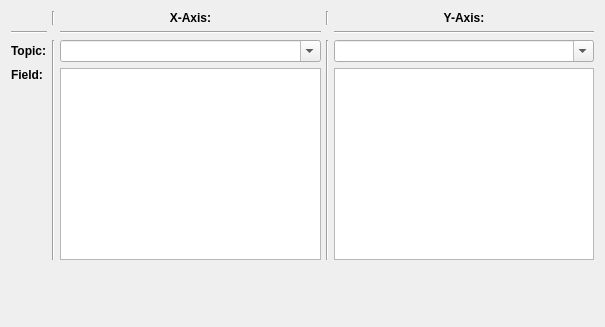
<?xml version="1.0" encoding="UTF-8"?>
<ui version="4.0">
 <class>plot_config_dialog</class>
 <widget class="QDialog" name="plot_config_dialog">
  <property name="geometry">
   <rect>
    <x>0</x>
    <y>0</y>
    <width>605</width>
    <height>327</height>
   </rect>
  </property>
  <property name="windowTitle">
   <string>Configure Plot</string>
  </property>
  <layout class="QGridLayout" name="gridLayout_2">
   <item row="0" column="0">
    <layout class="QVBoxLayout" name="verticalLayout">
     <item>
      <layout class="QGridLayout" name="gridLayout">
       <property name="horizontalSpacing">
        <number>5</number>
       </property>
       <item row="0" column="2">
        <widget class="QLabel" name="label_3">
         <property name="font">
          <font>
           <weight>75</weight>
           <bold>true</bold>
          </font>
         </property>
         <property name="text">
          <string>X-Axis:</string>
         </property>
         <property name="alignment">
          <set>Qt::AlignCenter</set>
         </property>
        </widget>
       </item>
       <item row="1" column="4">
        <widget class="Line" name="line_3">
         <property name="orientation">
          <enum>Qt::Horizontal</enum>
         </property>
        </widget>
       </item>
       <item row="2" column="2">
        <widget class="QComboBox" name="comboBox">
         <property name="sizePolicy">
          <sizepolicy hsizetype="MinimumExpanding" vsizetype="Fixed">
           <horstretch>0</horstretch>
           <verstretch>0</verstretch>
          </sizepolicy>
         </property>
         <property name="editable">
          <bool>true</bool>
         </property>
        </widget>
       </item>
       <item row="2" column="0">
        <widget class="QLabel" name="label">
         <property name="font">
          <font>
           <weight>75</weight>
           <bold>true</bold>
          </font>
         </property>
         <property name="text">
          <string>Topic:</string>
         </property>
        </widget>
       </item>
       <item row="0" column="1">
        <widget class="Line" name="line_6">
         <property name="orientation">
          <enum>Qt::Vertical</enum>
         </property>
        </widget>
       </item>
       <item row="1" column="2">
        <widget class="Line" name="line_2">
         <property name="orientation">
          <enum>Qt::Horizontal</enum>
         </property>
        </widget>
       </item>
       <item row="3" column="0">
        <widget class="QLabel" name="label_2">
         <property name="font">
          <font>
           <weight>75</weight>
           <bold>true</bold>
          </font>
         </property>
         <property name="text">
          <string>Field:</string>
         </property>
         <property name="alignment">
          <set>Qt::AlignLeading|Qt::AlignLeft|Qt::AlignTop</set>
         </property>
        </widget>
       </item>
       <item row="3" column="2">
        <widget class="QTreeView" name="treeView"/>
       </item>
       <item row="2" column="4">
        <widget class="QComboBox" name="comboBox_2">
         <property name="editable">
          <bool>true</bool>
         </property>
        </widget>
       </item>
       <item row="0" column="4">
        <widget class="QLabel" name="label_4">
         <property name="font">
          <font>
           <weight>75</weight>
           <bold>true</bold>
          </font>
         </property>
         <property name="text">
          <string>Y-Axis:</string>
         </property>
         <property name="alignment">
          <set>Qt::AlignCenter</set>
         </property>
        </widget>
       </item>
       <item row="1" column="0">
        <widget class="Line" name="line_5">
         <property name="orientation">
          <enum>Qt::Horizontal</enum>
         </property>
        </widget>
       </item>
       <item row="3" column="4">
        <widget class="QTreeView" name="treeView_2"/>
       </item>
       <item row="2" column="1" rowspan="2">
        <widget class="Line" name="line">
         <property name="orientation">
          <enum>Qt::Vertical</enum>
         </property>
        </widget>
       </item>
       <item row="2" column="3" rowspan="2">
        <widget class="Line" name="line_7">
         <property name="orientation">
          <enum>Qt::Vertical</enum>
         </property>
        </widget>
       </item>
       <item row="0" column="3">
        <widget class="Line" name="line_4">
         <property name="orientation">
          <enum>Qt::Vertical</enum>
         </property>
        </widget>
       </item>
      </layout>
     </item>
     <item>
      <spacer name="verticalSpacer">
       <property name="orientation">
        <enum>Qt::Vertical</enum>
       </property>
       <property name="sizeHint" stdset="0">
        <size>
         <width>20</width>
         <height>40</height>
        </size>
       </property>
      </spacer>
     </item>
    </layout>
   </item>
  </layout>
 </widget>
 <resources/>
 <connections/>
</ui>
